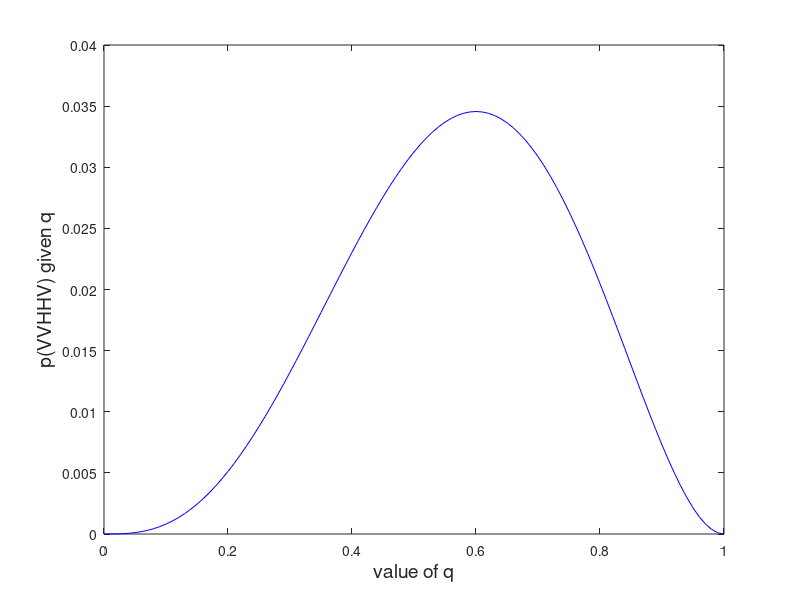
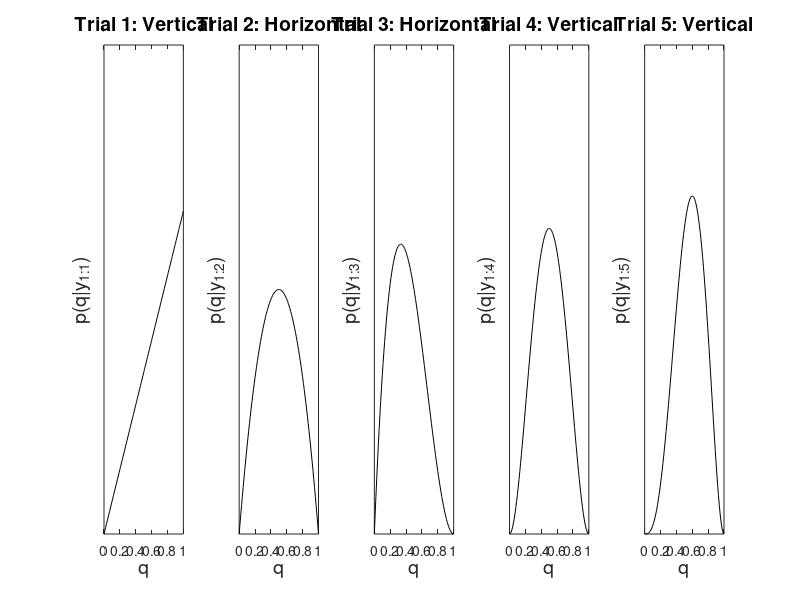

These charts were generated, in order, by the following MATLAB code:
 % Bayesian Learning - Part 1 -- Likelihoods and uncertainty 

 % Created: 11/2/2023

 % 1st part of a simple bayesian learning model:
 % The script goes through likelihood and uncertainty using heads/tails as
 % example 

 %%%%%%%%% SOME GENERAL INFORMATION: %%%%%%%%%%
 % Let's say that probability of vertical gabor -- p(vertical) = q
 % and probability of horizontal gabor -- p(horizontal) = 1-q
 % since each observation is independent, we can compute the overall probability
 % as:
 % p(vvhhv) = q^2*(1-q)^2*q

 % If q = 0.6 then: 
 % p(vvhhv) = 0.6^2*0.4^2*0.6 = 0.0346

 % Something to remember:
 % there is a mathematical relationship between:
 % 1. the probability of the data given the parameters of the environment: p(vvhhv|q)
 % 2. the likelihood of the parameters, given the data observed: p(q|vvhhv)

 % so...: p(q|data) = p(data|q)

 % 

 %% section 1: vvhhv

 clear all
 clc

 qVals          = 0:0.01:1; % values of q in steps of 0.01

 % compute the probability of data given q (for each value of q)
 pdata_givrn_q  = qVals.^2 .* (1-qVals).^2 .*qVals;

 % plot the likelihood function
figure(1);
plot(qVals,pdata_givrn_q, 'b');
xlabel('value of q','FontSize',14);
ylabel('p(VVHHV) given q','FontSize',14);
set(gcf,'Color','w');

%% section 2: let's look at 50 observations 

% p(data|q) = qxqxqx.....xq x (1-q)x(1-q)...(1-q) 
%           = q^30 (30 vertical) x (1-q)^20 (20 horizontal)

clear;
qVals           = 0:0.01:1; %possible values of q
pdata_given_q   = qVals.^30 .* (1-qVals).^20;

% plot new likelihood function on top of old graph
figure(2); hold on;
plot(qVals,pdata_given_q,'k');
xlabel('value of q','FontSize',14);
ylabel('p(30xV, 20xH) given q','FontSize',14);
set(gcf,'Color','w');

%% section 3: sequential learning

% instead of revealing the entire sequence all at once, the observations
% occur one at a time. After each obsrevation is presented the observer UPDATES their
% belief and we can model this using Bayes theorem.
% Sequence of observations: y1,y2,y3....yi

%                               p(q|Y1:i) ∝ p(Yi|q) p(q|Y1:i-1)

% p(q|Y1:i) is the posterior probability of some value of q given all the observed data on trials 1-i
% p(Yi|q) is the likelihood function for some value of q given most recent observation
% p(q|Y1:i-1) is the prior probability of some value of q given all the
% observations up until the most recent ones 

clear;
% data = [1 1 0 1 0 ]; %VVHVH
% data = [ 1 0 1 0 1 0 1 1 0 1 1 1 1 1 0 1 1 1 0 1 0 0 0 0 1 1 0 0 1 1 1 0 1 1 1 0 0 1 1 0 0 1 1 0 1 0 1 0 1 1 ];

data        = [1 0 0 1 1 ]; %VHHVV
qVals       = [0:0.01:1]'; % candidate values of q
prior(:,1)  = ones(size(qVals)); prior(:,1) = prior./sum(prior(:,1));

for i = 1:length(data) % loop over trials

    if data(i) == 1
        L(:,i)      = (0:0.01:1)'; % Likelihood function p(q|vertical) for values of q 0-1 in steps of 0.01
    elseif data(i) == 0
        L(:,i)      = (1:-0.01:0)'; % Likelihood function p(q|horizontal) for values of q 0-1 in steps of 0.01
    end

    posterior(:,i)  = L(:,i).*prior(:,i);
    posterior(:,i)  = posterior(:,i)./sum(posterior(:,i)); % normalise so probabilities add up to 1
    prior(:,i+1)    = posterior(:,i);

    % plot the posterior
    subplot(ceil(length(data)/5),5,i);
    plot(qVals,posterior(:,i),'k'); set(gca,'YLim',[0 0.03]); set(gca,'yTick',[]);
    
    xlabel('q','FontSize',14); ylabel(['p(q|y_{1:' int2str(i) '})'],'FontSize',14);
    if data(i) == 1
        title(['Trial ' int2str(i) ': Vertical'],'FontSize',14);
    else
        title(['Trial ' int2str(i) ': Horizontal'],'FontSize',14);
    end
    set(gcf,'Color','w');

end % end of trials loop


